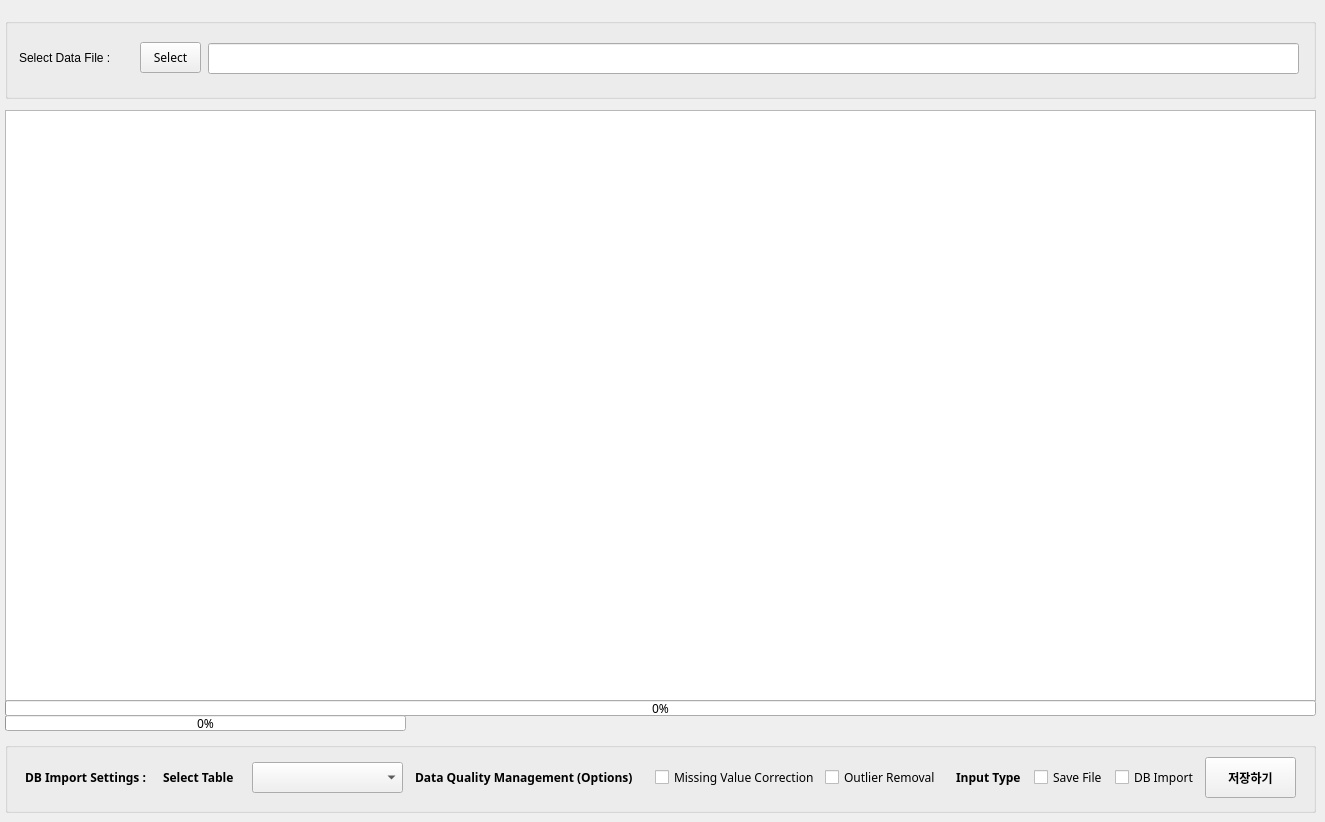
     <widget class="QWidget" name="tab_3">
      <attribute name="title">
       <string>Import Data File to Database</string>
      </attribute>
      <widget class="QGroupBox" name="groupBox_6">
       <property name="geometry">
        <rect>
         <x>5</x>
         <y>18</y>
         <width>1311</width>
         <height>81</height>
        </rect>
       </property>
       <property name="title">
        <string/>
       </property>
       <widget class="QPushButton" name="btn_data_loadDataFile">
        <property name="geometry">
         <rect>
          <x>135</x>
          <y>24</y>
          <width>61</width>
          <height>31</height>
         </rect>
        </property>
        <property name="font">
         <font>
          <family>굴림</family>
          <pointsize>9</pointsize>
          <weight>50</weight>
          <bold>false</bold>
         </font>
        </property>
        <property name="text">
         <string>Select</string>
        </property>
       </widget>
       <widget class="QLineEdit" name="txtBox_data_loadDataFile">
        <property name="enabled">
         <bool>true</bool>
        </property>
        <property name="geometry">
         <rect>
          <x>203</x>
          <y>25</y>
          <width>1091</width>
          <height>31</height>
         </rect>
        </property>
        <property name="font">
         <font>
          <family>돋움</family>
          <pointsize>9</pointsize>
          <weight>50</weight>
          <bold>false</bold>
         </font>
        </property>
        <property name="readOnly">
         <bool>true</bool>
        </property>
       </widget>
       <widget class="QLabel" name="label_78">
        <property name="geometry">
         <rect>
          <x>14</x>
          <y>32</y>
          <width>131</width>
          <height>16</height>
         </rect>
        </property>
        <property name="text">
         <string>Select Data File :</string>
        </property>
       </widget>
      </widget>
      <widget class="QTableWidget" name="tbl_showData">
       <property name="geometry">
        <rect>
         <x>5</x>
         <y>110</y>
         <width>1311</width>
         <height>591</height>
        </rect>
       </property>
       <property name="font">
        <font>
         <family>굴림</family>
         <pointsize>9</pointsize>
         <weight>50</weight>
         <bold>false</bold>
        </font>
       </property>
       <property name="editTriggers">
        <set>QAbstractItemView::NoEditTriggers</set>
       </property>
       <property name="selectionMode">
        <enum>QAbstractItemView::NoSelection</enum>
       </property>
       <property name="selectionBehavior">
        <enum>QAbstractItemView::SelectRows</enum>
       </property>
      </widget>
      <widget class="QGroupBox" name="groupBox_12">
       <property name="geometry">
        <rect>
         <x>5</x>
         <y>742</y>
         <width>1311</width>
         <height>71</height>
        </rect>
       </property>
       <property name="palette">
        <palette>
         <active>
          <colorrole role="WindowText">
           <brush brushstyle="SolidPattern">
            <color alpha="255">
             <red>0</red>
             <green>0</green>
             <blue>0</blue>
            </color>
           </brush>
          </colorrole>
          <colorrole role="Button">
           <brush brushstyle="SolidPattern">
            <color alpha="255">
             <red>240</red>
             <green>240</green>
             <blue>240</blue>
            </color>
           </brush>
          </colorrole>
          <colorrole role="Light">
           <brush brushstyle="SolidPattern">
            <color alpha="255">
             <red>255</red>
             <green>255</green>
             <blue>255</blue>
            </color>
           </brush>
          </colorrole>
          <colorrole role="Midlight">
           <brush brushstyle="SolidPattern">
            <color alpha="255">
             <red>247</red>
             <green>247</green>
             <blue>247</blue>
            </color>
           </brush>
          </colorrole>
          <colorrole role="Dark">
           <brush brushstyle="SolidPattern">
            <color alpha="255">
             <red>120</red>
             <green>120</green>
             <blue>120</blue>
            </color>
           </brush>
          </colorrole>
          <colorrole role="Mid">
           <brush brushstyle="SolidPattern">
            <color alpha="255">
             <red>160</red>
             <green>160</green>
             <blue>160</blue>
            </color>
           </brush>
          </colorrole>
          <colorrole role="Text">
           <brush brushstyle="SolidPattern">
            <color alpha="255">
             <red>0</red>
             <green>0</green>
             <blue>0</blue>
            </color>
           </brush>
          </colorrole>
          <colorrole role="BrightText">
           <brush brushstyle="SolidPattern">
            <color alpha="255">
             <red>255</red>
             <green>255</green>
             <blue>255</blue>
            </color>
           </brush>
          </colorrole>
          <colorrole role="ButtonText">
           <brush brushstyle="SolidPattern">
            <color alpha="255">
             <red>0</red>
             <green>0</green>
             <blue>0</blue>
            </color>
           </brush>
          </colorrole>
          <colorrole role="Base">
           <brush brushstyle="SolidPattern">
            <color alpha="255">
             <red>255</red>
             <green>255</green>
             <blue>255</blue>
            </color>
           </brush>
          </colorrole>
          <colorrole role="Window">
           <brush brushstyle="SolidPattern">
            <color alpha="255">
             <red>240</red>
             <green>240</green>
             <blue>240</blue>
            </color>
           </brush>
          </colorrole>
          <colorrole role="Shadow">
           <brush brushstyle="SolidPattern">
            <color alpha="255">
             <red>0</red>
             <green>0</green>
             <blue>0</blue>
            </color>
           </brush>
          </colorrole>
          <colorrole role="AlternateBase">
           <brush brushstyle="SolidPattern">
            <color alpha="255">
             <red>247</red>
             <green>247</green>
             <blue>247</blue>
            </color>
           </brush>
          </colorrole>
          <colorrole role="ToolTipBase">
           <brush brushstyle="SolidPattern">
            <color alpha="255">
             <red>255</red>
             <green>255</green>
             <blue>220</blue>
            </color>
           </brush>
          </colorrole>
          <colorrole role="ToolTipText">
           <brush brushstyle="SolidPattern">
            <color alpha="255">
             <red>0</red>
             <green>0</green>
             <blue>0</blue>
            </color>
           </brush>
          </colorrole>
          <colorrole role="PlaceholderText">
           <brush brushstyle="SolidPattern">
            <color alpha="128">
             <red>0</red>
             <green>0</green>
             <blue>0</blue>
            </color>
           </brush>
          </colorrole>
         </active>
         <inactive>
          <colorrole role="WindowText">
           <brush brushstyle="SolidPattern">
            <color alpha="255">
             <red>0</red>
             <green>0</green>
             <blue>0</blue>
            </color>
           </brush>
          </colorrole>
          <colorrole role="Button">
           <brush brushstyle="SolidPattern">
            <color alpha="255">
             <red>240</red>
             <green>240</green>
             <blue>240</blue>
            </color>
           </brush>
          </colorrole>
          <colorrole role="Light">
           <brush brushstyle="SolidPattern">
            <color alpha="255">
             <red>255</red>
             <green>255</green>
             <blue>255</blue>
            </color>
           </brush>
          </colorrole>
          <colorrole role="Midlight">
           <brush brushstyle="SolidPattern">
            <color alpha="255">
             <red>247</red>
             <green>247</green>
             <blue>247</blue>
            </color>
           </brush>
          </colorrole>
          <colorrole role="Dark">
           <brush brushstyle="SolidPattern">
            <color alpha="255">
             <red>120</red>
             <green>120</green>
             <blue>120</blue>
            </color>
           </brush>
          </colorrole>
          <colorrole role="Mid">
           <brush brushstyle="SolidPattern">
            <color alpha="255">
             <red>160</red>
             <green>160</green>
             <blue>160</blue>
            </color>
           </brush>
          </colorrole>
          <colorrole role="Text">
           <brush brushstyle="SolidPattern">
            <color alpha="255">
             <red>0</red>
             <green>0</green>
             <blue>0</blue>
            </color>
           </brush>
          </colorrole>
          <colorrole role="BrightText">
           <brush brushstyle="SolidPattern">
            <color alpha="255">
             <red>255</red>
             <green>255</green>
             <blue>255</blue>
            </color>
           </brush>
          </colorrole>
          <colorrole role="ButtonText">
           <brush brushstyle="SolidPattern">
            <color alpha="255">
             <red>0</red>
             <green>0</green>
             <blue>0</blue>
            </color>
           </brush>
          </colorrole>
          <colorrole role="Base">
           <brush brushstyle="SolidPattern">
            <color alpha="255">
             <red>255</red>
             <green>255</green>
             <blue>255</blue>
            </color>
           </brush>
          </colorrole>
          <colorrole role="Window">
           <brush brushstyle="SolidPattern">
            <color alpha="255">
             <red>240</red>
             <green>240</green>
             <blue>240</blue>
            </color>
           </brush>
          </colorrole>
          <colorrole role="Shadow">
           <brush brushstyle="SolidPattern">
            <color alpha="255">
             <red>0</red>
             <green>0</green>
             <blue>0</blue>
            </color>
           </brush>
          </colorrole>
          <colorrole role="AlternateBase">
           <brush brushstyle="SolidPattern">
            <color alpha="255">
             <red>247</red>
             <green>247</green>
             <blue>247</blue>
            </color>
           </brush>
          </colorrole>
          <colorrole role="ToolTipBase">
           <brush brushstyle="SolidPattern">
            <color alpha="255">
             <red>255</red>
             <green>255</green>
             <blue>220</blue>
            </color>
           </brush>
          </colorrole>
          <colorrole role="ToolTipText">
           <brush brushstyle="SolidPattern">
            <color alpha="255">
             <red>0</red>
             <green>0</green>
             <blue>0</blue>
            </color>
           </brush>
          </colorrole>
          <colorrole role="PlaceholderText">
           <brush brushstyle="SolidPattern">
            <color alpha="128">
             <red>0</red>
             <green>0</green>
             <blue>0</blue>
            </color>
           </brush>
          </colorrole>
         </inactive>
         <disabled>
          <colorrole role="WindowText">
           <brush brushstyle="SolidPattern">
            <color alpha="255">
             <red>120</red>
             <green>120</green>
             <blue>120</blue>
            </color>
           </brush>
          </colorrole>
          <colorrole role="Button">
           <brush brushstyle="SolidPattern">
            <color alpha="255">
             <red>240</red>
             <green>240</green>
             <blue>240</blue>
            </color>
           </brush>
          </colorrole>
          <colorrole role="Light">
           <brush brushstyle="SolidPattern">
            <color alpha="255">
             <red>255</red>
             <green>255</green>
             <blue>255</blue>
            </color>
           </brush>
          </colorrole>
          <colorrole role="Midlight">
           <brush brushstyle="SolidPattern">
            <color alpha="255">
             <red>247</red>
             <green>247</green>
             <blue>247</blue>
            </color>
           </brush>
          </colorrole>
          <colorrole role="Dark">
           <brush brushstyle="SolidPattern">
            <color alpha="255">
             <red>120</red>
             <green>120</green>
             <blue>120</blue>
            </color>
           </brush>
          </colorrole>
          <colorrole role="Mid">
           <brush brushstyle="SolidPattern">
            <color alpha="255">
             <red>160</red>
             <green>160</green>
             <blue>160</blue>
            </color>
           </brush>
          </colorrole>
          <colorrole role="Text">
           <brush brushstyle="SolidPattern">
            <color alpha="255">
             <red>120</red>
             <green>120</green>
             <blue>120</blue>
            </color>
           </brush>
          </colorrole>
          <colorrole role="BrightText">
           <brush brushstyle="SolidPattern">
            <color alpha="255">
             <red>255</red>
             <green>255</green>
             <blue>255</blue>
            </color>
           </brush>
          </colorrole>
          <colorrole role="ButtonText">
           <brush brushstyle="SolidPattern">
            <color alpha="255">
             <red>120</red>
             <green>120</green>
             <blue>120</blue>
            </color>
           </brush>
          </colorrole>
          <colorrole role="Base">
           <brush brushstyle="SolidPattern">
            <color alpha="255">
             <red>240</red>
             <green>240</green>
             <blue>240</blue>
            </color>
           </brush>
          </colorrole>
          <colorrole role="Window">
           <brush brushstyle="SolidPattern">
            <color alpha="255">
             <red>240</red>
             <green>240</green>
             <blue>240</blue>
            </color>
           </brush>
          </colorrole>
          <colorrole role="Shadow">
           <brush brushstyle="SolidPattern">
            <color alpha="255">
             <red>0</red>
             <green>0</green>
             <blue>0</blue>
            </color>
           </brush>
          </colorrole>
          <colorrole role="AlternateBase">
           <brush brushstyle="SolidPattern">
            <color alpha="255">
             <red>240</red>
             <green>240</green>
             <blue>240</blue>
            </color>
           </brush>
          </colorrole>
          <colorrole role="ToolTipBase">
           <brush brushstyle="SolidPattern">
            <color alpha="255">
             <red>255</red>
             <green>255</green>
             <blue>220</blue>
            </color>
           </brush>
          </colorrole>
          <colorrole role="ToolTipText">
           <brush brushstyle="SolidPattern">
            <color alpha="255">
             <red>0</red>
             <green>0</green>
             <blue>0</blue>
            </color>
           </brush>
          </colorrole>
          <colorrole role="PlaceholderText">
           <brush brushstyle="SolidPattern">
            <color alpha="128">
             <red>0</red>
             <green>0</green>
             <blue>0</blue>
            </color>
           </brush>
          </colorrole>
         </disabled>
        </palette>
       </property>
       <property name="font">
        <font>
         <family>돋움</family>
         <pointsize>9</pointsize>
         <weight>75</weight>
         <bold>true</bold>
        </font>
       </property>
       <property name="autoFillBackground">
        <bool>false</bool>
       </property>
       <property name="title">
        <string/>
       </property>
       <widget class="QCheckBox" name="ckb_data_option2">
        <property name="geometry">
         <rect>
          <x>650</x>
          <y>25</y>
          <width>161</width>
          <height>20</height>
         </rect>
        </property>
        <property name="font">
         <font>
          <family>돋움</family>
          <pointsize>9</pointsize>
          <weight>50</weight>
          <bold>false</bold>
         </font>
        </property>
        <property name="toolTip">
         <string>결측치 보정방법에 대해 설명합니다.</string>
        </property>
        <property name="text">
         <string>Missing Value Correction</string>
        </property>
       </widget>
       <widget class="QLabel" name="label_80">
        <property name="geometry">
         <rect>
          <x>410</x>
          <y>27</y>
          <width>241</width>
          <height>16</height>
         </rect>
        </property>
        <property name="font">
         <font>
          <family>돋움</family>
          <pointsize>9</pointsize>
          <weight>75</weight>
          <bold>true</bold>
         </font>
        </property>
        <property name="text">
         <string>Data Quality Management (Options)</string>
        </property>
       </widget>
       <widget class="QCheckBox" name="ckb_data_option1">
        <property name="geometry">
         <rect>
          <x>820</x>
          <y>25</y>
          <width>111</width>
          <height>20</height>
         </rect>
        </property>
        <property name="font">
         <font>
          <family>돋움</family>
          <pointsize>9</pointsize>
          <weight>50</weight>
          <bold>false</bold>
         </font>
        </property>
        <property name="toolTip">
         <string>이상치 제거방법에 대해 설명합니다.</string>
        </property>
        <property name="text">
         <string>Outlier Removal</string>
        </property>
       </widget>
       <widget class="QComboBox" name="cb_dataTable">
        <property name="geometry">
         <rect>
          <x>247</x>
          <y>20</y>
          <width>151</width>
          <height>31</height>
         </rect>
        </property>
        <property name="font">
         <font>
          <family>돋움</family>
          <pointsize>9</pointsize>
          <weight>50</weight>
          <bold>false</bold>
         </font>
        </property>
       </widget>
       <widget class="QLabel" name="label_81">
        <property name="geometry">
         <rect>
          <x>158</x>
          <y>25</y>
          <width>91</width>
          <height>20</height>
         </rect>
        </property>
        <property name="font">
         <font>
          <family>돋움</family>
          <pointsize>9</pointsize>
          <weight>75</weight>
          <bold>true</bold>
         </font>
        </property>
        <property name="text">
         <string>Select Table</string>
        </property>
       </widget>
       <widget class="QLabel" name="label_82">
        <property name="geometry">
         <rect>
          <x>20</x>
          <y>25</y>
          <width>141</width>
          <height>20</height>
         </rect>
        </property>
        <property name="font">
         <font>
          <family>돋움</family>
          <pointsize>9</pointsize>
          <weight>75</weight>
          <bold>true</bold>
         </font>
        </property>
        <property name="text">
         <string>DB Import Settings :</string>
        </property>
       </widget>
       <widget class="QLabel" name="label_100">
        <property name="geometry">
         <rect>
          <x>951</x>
          <y>27</y>
          <width>81</width>
          <height>16</height>
         </rect>
        </property>
        <property name="font">
         <font>
          <family>돋움</family>
          <pointsize>9</pointsize>
          <weight>75</weight>
          <bold>true</bold>
         </font>
        </property>
        <property name="text">
         <string>Input Type</string>
        </property>
       </widget>
       <widget class="QCheckBox" name="ckb_data_saveFile">
        <property name="geometry">
         <rect>
          <x>1029</x>
          <y>27</y>
          <width>81</width>
          <height>16</height>
         </rect>
        </property>
        <property name="font">
         <font>
          <family>돋움</family>
          <pointsize>9</pointsize>
          <weight>50</weight>
          <bold>false</bold>
         </font>
        </property>
        <property name="text">
         <string>Save File</string>
        </property>
       </widget>
       <widget class="QCheckBox" name="ckb_data_saveDbImport">
        <property name="geometry">
         <rect>
          <x>1110</x>
          <y>27</y>
          <width>81</width>
          <height>16</height>
         </rect>
        </property>
        <property name="font">
         <font>
          <family>돋움</family>
          <pointsize>9</pointsize>
          <weight>50</weight>
          <bold>false</bold>
         </font>
        </property>
        <property name="text">
         <string>DB Import</string>
        </property>
       </widget>
       <widget class="QPushButton" name="btn_dataSave">
        <property name="geometry">
         <rect>
          <x>1200</x>
          <y>15</y>
          <width>91</width>
          <height>41</height>
         </rect>
        </property>
        <property name="text">
         <string>저장하기</string>
        </property>
       </widget>
      </widget>
      <widget class="QProgressBar" name="progressBar_allfile">
       <property name="geometry">
        <rect>
         <x>5</x>
         <y>700</y>
         <width>1311</width>
         <height>16</height>
        </rect>
       </property>
       <property name="font">
        <font>
         <family>돋움</family>
         <pointsize>9</pointsize>
         <weight>50</weight>
         <bold>false</bold>
        </font>
       </property>
       <property name="value">
        <number>0</number>
       </property>
      </widget>
      <widget class="QProgressBar" name="progressBar_file">
       <property name="geometry">
        <rect>
         <x>5</x>
         <y>715</y>
         <width>401</width>
         <height>16</height>
        </rect>
       </property>
       <property name="font">
        <font>
         <family>돋움</family>
         <pointsize>9</pointsize>
         <weight>50</weight>
         <bold>false</bold>
        </font>
       </property>
       <property name="value">
        <number>0</number>
       </property>
      </widget>
      <widget class="QLabel" name="lbl_status">
       <property name="geometry">
        <rect>
         <x>414</x>
         <y>713</y>
         <width>901</width>
         <height>20</height>
        </rect>
       </property>
       <property name="font">
        <font>
         <family>돋움</family>
         <pointsize>8</pointsize>
         <weight>50</weight>
         <bold>false</bold>
        </font>
       </property>
       <property name="text">
        <string/>
       </property>
       <property name="alignment">
        <set>Qt::AlignLeading|Qt::AlignLeft|Qt::AlignVCenter</set>
       </property>
      </widget>
     </widget>
